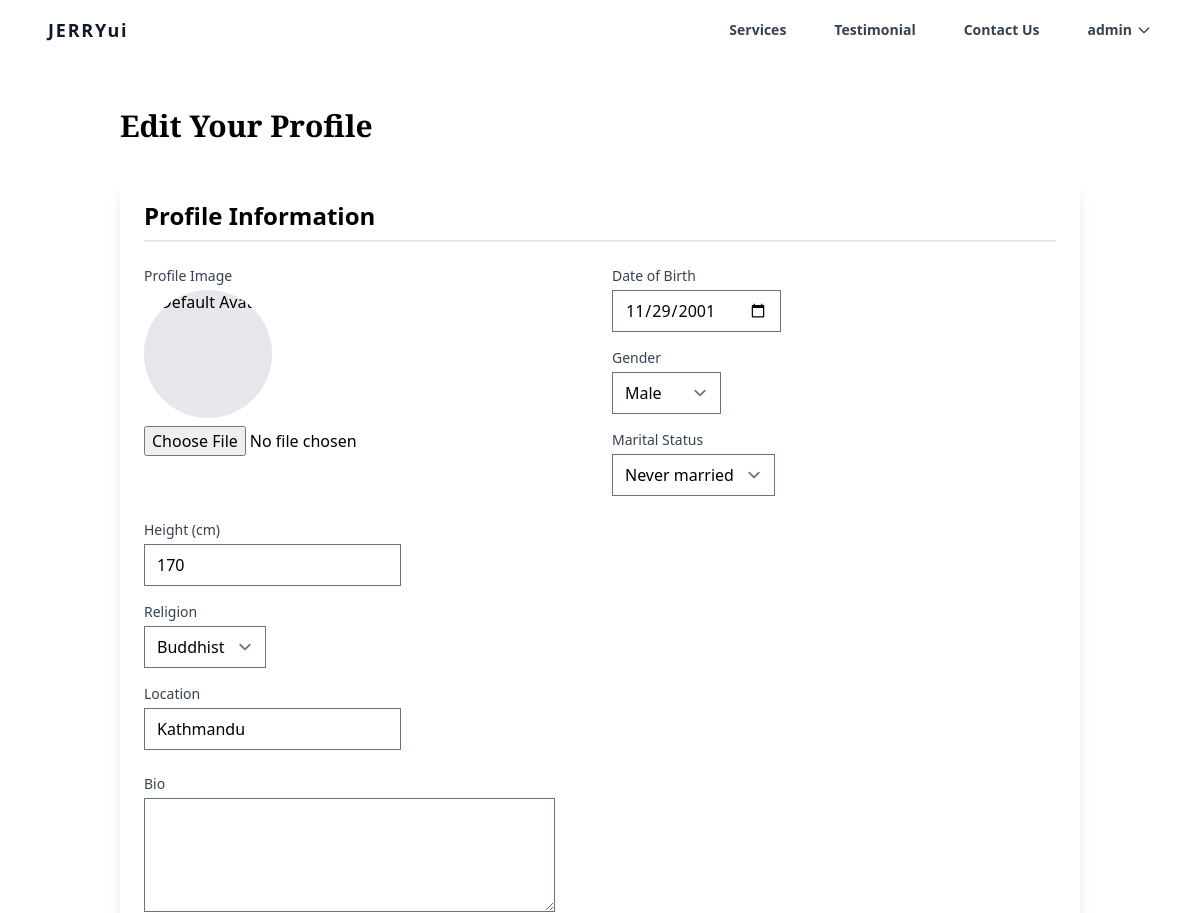
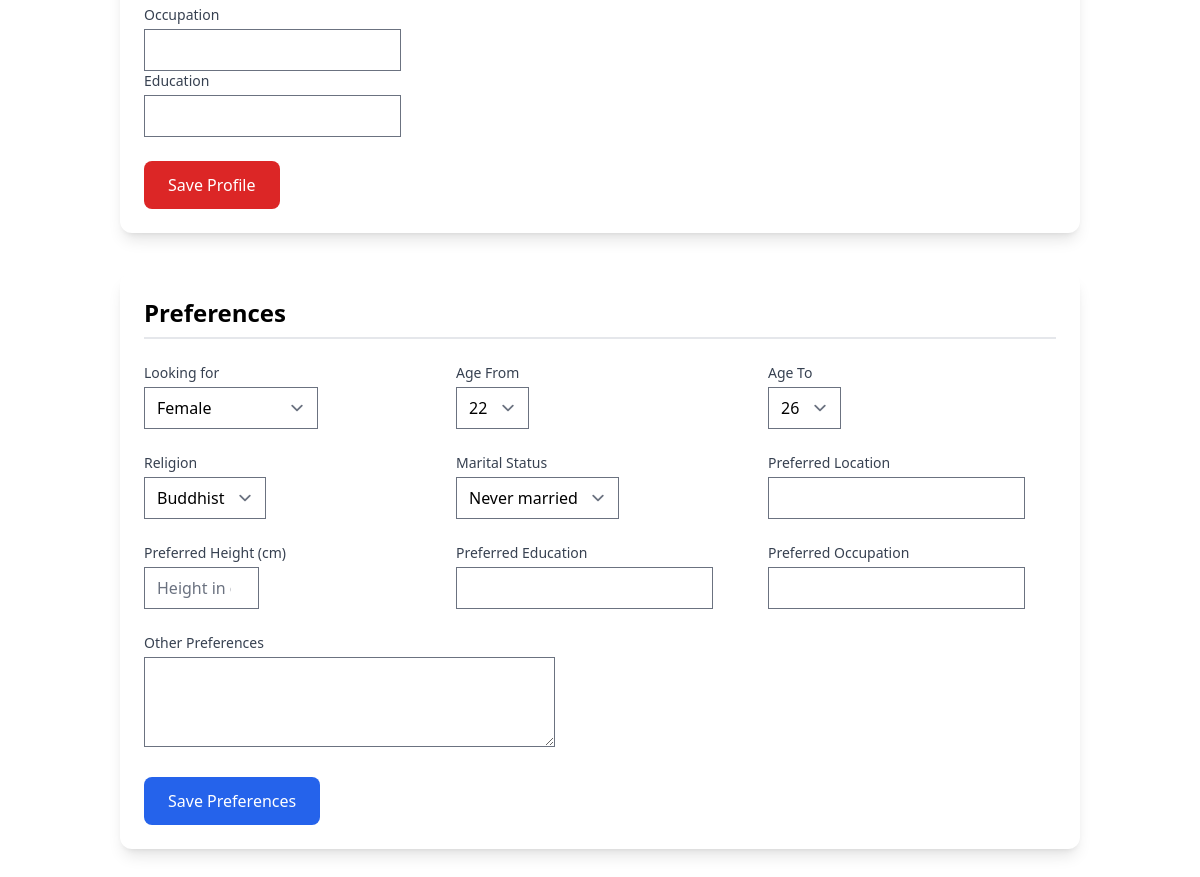
Page /editprofile/ (signed in) on the committed database (2 pictures, top to bottom).
### marital/models.py (models this page shows, shortened)
class UserProfile(models.Model):
    GENDER_CHOICES = [
        ('M', 'Male'),
        ('F', 'Female'),
        ('O', 'Other'),
    ]
    MARITAL_STATUS_CHOICE=[
        ('never_married', 'Never married'),
        ('divorced', 'Divorced'),
        ('widowed', 'Widowed'),
        ('separated', 'Separated'),
    ]
    RELIGION_CHOICE = [
        ('hindu', 'Hindu'),
        ('muslim', 'Muslim'),
        ('christian', 'Christian'),
        ('buddhist', 'Buddhist'),
        ('other', 'Other'),
    ]
    user = models.OneToOneField(User, on_delete=models.CASCADE, related_name='profile')
    profile_image = models.ImageField(upload_to='profile_pics/', null=True, blank=True)
    dob= models.DateField(null=True, blank=True)
    bio = models.TextField(blank=True)
    gender = models.CharField(max_length=1, choices=GENDER_CHOICES)
    marital_status = models.CharField(max_length=50, choices=MARITAL_STATUS_CHOICE)
    height = models.IntegerField(help_text="Height in centimeters", null=True, blank=True,validators=[MinValueValidator(100), MaxValueValidator(250)])
    religion = models.CharField(max_length=50, choices=RELIGION_CHOICE)
    location = models.CharField(max_length=100, blank=True)
    occupation = models.CharField(max_length=100, blank=True)
    education = models.CharField(max_length=100, blank= True)
    is_profile_complete = models.BooleanField(default=False)
    created_at = models.DateTimeField(auto_now_add=True)
    updated_at = models.DateTimeField(auto_now=True)

class Preference(models.Model):
    GENDER_CHOICES = UserProfile.GENDER_CHOICES
    MARITAL_STATUS_CHOICE = UserProfile.MARITAL_STATUS_CHOICE
    RELIGION_CHOICE = UserProfile.RELIGION_CHOICE
    user = models.OneToOneField(User, on_delete=models.CASCADE, related_name='preference')
    min_age = models.IntegerField(default=20, validators=[MinValueValidator(20)])
    max_age = models.IntegerField(default=50, validators=[MinValueValidator(20)])
    prefered_gender = models.CharField(max_length=1, choices=GENDER_CHOICES)
    prefered_marital_status = models.CharField(max_length=100, blank=True)
    prefered_religion = models.CharField(max_length=100, blank=True)
    prefered_location = models.CharField(max_length=100, blank=True)
    prefered_height = models.IntegerField(help_text="Height in centimeters", null=True, blank=True,validators=[MinValueValidator(100), MaxValueValidator(250)])
    prefered_education = models.CharField(max_length=100, blank=True)
    prefered_occupation = models.CharField(max_length=100, blank=True)
    other_preference = models.CharField(max_length=200, blank=True)
    created_at = models.DateTimeField(auto_now_add=True)
    updated_at = models.DateTimeField(auto_now=True)
    class Meta:
        verbose_name = "Preference"
        verbose_name_plural = "Preferences"

### marital/views.py (the view)
# urls.py: path('editprofile/', views.edit_profile, name='edit_profile'),
def edit_profile(request):
    try:
        profile, created = UserProfile.objects.get_or_create(user=request.user)
        preference, created = Preference.objects.get_or_create(user=request.user)
    except Exception as e:
        messages.error(request, f"Error retrieving profile or preferences: {str(e)}")
        return redirect('marital:edit_profile')
    if request.method == 'POST':
        if 'profile_submit' in request.POST:
            profile_form = UserProfileForm(request.POST, request.FILES, instance = profile)
            if profile_form.is_valid():
                profile = profile_form.save()
                profile.is_profile_complete = profile.is_complete()
                profile.save()
                messages.success(request,'Profile updated succesfully')
                return redirect('marital:edit_profile')
            else:
                messages.error(request, 'There was an error updating your profile')
        else:
            preference_form = PreferenceForm(request.POST, instance=preference)
            if preference_form.is_valid():
                preference_form.save()
                messages.success(request,'Preference updated succesfully')
                return redirect('marital:edit_profile')
            else:
                messages.error(request, 'There was an error updating your preference')
    else:
        profile_form = UserProfileForm(instance=profile)
        preference_form = PreferenceForm(instance=preference)
    return render(request, "marital/edit_profile.html", {
        'profile_form' : profile_form,
        'preference_form' : preference_form,
    })

### marital/forms.py
class UserProfileForm(forms.ModelForm):
    class Meta:
        model = UserProfile
        fields = ['profile_image', 'dob', 'bio', 'gender', 'marital_status', 'height', 'religion', 'location', 'occupation', 'education']
        widgets = {
            'dob' : forms.DateInput(attrs={'type':'date'}),
            'bio' : forms.Textarea(attrs={'rows':4}),
        }
    def __init__(self, *args, **kwargs):
        super().__init__(*args, **kwargs)
        if 'user' in self.fields:
            self.fields.pop('user')  # Remove user field since it’s set via the view
        for field in ['created_at', 'updated_at', 'is_profile_complete']:
            if field in self.fields:
                self.fields.pop(field)

### templates/marital/edit_profile.html (shortened to what this page needs)
{% extends 'layout.html' %}
{% load static %}
{% block content %}
<div class="max-w-5xl mx-auto px-4 py-12 sm:px-6 lg:px-8">
    <h1 class="text-3xl font-bold playful-display mb-8">Edit Your Profile</h1>
    <div class="bg-white shadow-lg rounded-xl p-6 mb-10">
        <h2 class="text-2xl font-semibold mb-6 border-b-2 border-gray-200 pb-2">Profile Information</h2>
        <form method="post" enctype="multipart/form-data" class="space-y-6">
            <div class="grid grid-cols-1 md:grid-cols-2 gap-6">
                <div class="col-span-1">
                    <label class="block text-sm font-medium text-gray-700 mb-1">Profile Image</label>
                    <div class="w-32 h-32 bg-gray-200 rounded-full overflow-hidden mb-2">
                        {% if profile_form.profile_image.value or request.user.profile.profile_image %}
                            <img src="{{ profile_form.profile_image.value.url|default:request.user.profile.profile_image.url }}" alt="Profile Image" class="w-full h-full object-cover">
                        {% else %}
                            <img src="{% static 'images/default-avatar.png' %}" alt="Default Avatar" class="w-full h-full object-cover">
                        {% endif %}
                    </div>
                    {{ profile_form.profile_image }}
                </div>
                <div class="col-span-1">
                    <div class="grid grid-cols-1 gap-4">
                        <div>
                            <label class="block text-sm font-medium text-gray-700 mb-1">Date of Birth</label>
                            {{ profile_form.dob }}
                        </div>
                        <div>
                            <label class="block text-sm font-medium text-gray-700 mb-1">Gender</label>
                            {{ profile_form.gender }}
                        </div>
                        <div>
                            <label class="block text-sm font-medium text-gray-700 mb-1">Marital Status</label>
                            {{ profile_form.marital_status }}
                        </div>
                    </div>
                </div>
                <div class="col-span-1">
                    <div class="grid grid-cols-1 gap-4">
                        <div>
                            <label class="block text-sm font-medium text-gray-700 mb-1">Height (cm)</label>
                            {{ profile_form.height }}
                        </div>
                        <div>
                            <label class="block text-sm font-medium text-gray-700 mb-1">Religion</label>
                            {{ profile_form.religion }}
                        </div>
                        <div>
                            <label class="block text-sm font-medium text-gray-700 mb-1">Location</label>
                            {{ profile_form.location }}
                        </div>
                    </div>
                </div>
                <div class="col-span-2">
                    <div>
                        <label class="block text-sm font-medium text-gray-700 mb-1">Bio</label>
                        {{ profile_form.bio }}
                    </div>
                    <div>
                        <label class="block text-sm font-medium text-gray-700 mb-1">Occupation</label>
                        {{ profile_form.occupation }}
                    </div>
                    <div>
                        <label class="block text-sm font-medium text-gray-700 mb-1">Education</label>
                        {{ profile_form.education }}
                    </div>
                </div>
            </div>
            <button type="submit" name="profile_submit" class="mt-6 px-6 py-3 bg-red-600 text-white rounded-lg hover:bg-red-700 focus:outline-none focus:ring-2 focus:ring-red-600 transition duration-200">
                Save Profile
            </button>
        </form>
    </div>
    <div class="bg-white shadow-lg rounded-xl p-6">
        <h2 class="text-2xl font-semibold mb-6 border-b-2 border-gray-200 pb-2">Preferences</h2>
        <form method="post" class="space-y-6">
            <div class="grid grid-cols-1 md:grid-cols-3 gap-6">
                <div>
                    <label class="block text-sm font-medium text-gray-700 mb-1">Looking for</label>
                    {{ preference_form.prefered_gender }}
                </div>
                <div>
                    <label class="block text-sm font-medium text-gray-700 mb-1">Age From</label>
                    {{ preference_form.min_age }}
                </div>
                <div>
                    <label class="block text-sm font-medium text-gray-700 mb-1">Age To</label>
                    {{ preference_form.max_age }}
                </div>
                <div>
                    <label class="block text-sm font-medium text-gray-700 mb-1">Religion</label>
                    {{ preference_form.prefered_religion }}
                </div>
                <div>
                    <label class="block text-sm font-medium text-gray-700 mb-1">Marital Status</label>
                    {{ preference_form.prefered_marital_status }}
                </div>
                <div>
                    <label class="block text-sm font-medium text-gray-700 mb-1">Preferred Location</label>
                    {{ preference_form.prefered_location }}
                </div>
                <div>
                    <label class="block text-sm font-medium text-gray-700 mb-1">Preferred Height (cm)</label>
                    {{ preference_form.prefered_height }}
                </div>
                <div>
                    <label class="block text-sm font-medium text-gray-700 mb-1">Preferred Education</label>
                    {{ preference_form.prefered_education }}
                </div>
                <div>
                    <label class="block text-sm font-medium text-gray-700 mb-1">Preferred Occupation</label>
                    {{ preference_form.prefered_occupation }}
                </div>
                <div class="col-span-3">
                    <label class="block text-sm font-medium text-gray-700 mb-1">Other Preferences</label>
                    {{ preference_form.other_preference }}
                </div>
            </div>
            <button type="submit" name="preference_submit" class="mt-6 px-6 py-3 bg-blue-600 text-white rounded-lg hover:bg-blue-700 focus:outline-none focus:ring-2 focus:ring-blue-600 transition duration-200">
                Save Preferences
            </button>
        </form>
    </div>
</div>
{% endblock %}

### templates/navbar.html (shortened to what this page needs)
<div class="bg-gray-100 dark-mode:bg-gray-900">
  <div class="w-full text-gray-700 bg-white dark-mode:text-gray-200 dark-mode:bg-gray-800">
    <div x-data="{ open: true }"
      class="flex flex-col max-w-screen-xl px-4 mx-auto md:items-center md:justify-between md:flex-row md:px-6 lg:px-8">
      <div class="flex flex-row items-center justify-between p-4">
        <a href="{% url 'marital:home' %}"
          class="text-lg font-semibold tracking-widest text-gray-900  rounded-lg dark-mode:text-white focus:outline-none focus:shadow-outline">JERRYui</a>
      </div>
      <nav :class="{'flex': open, 'hidden': !open}"
        class="flex-col flex-grow hidden pb-4 md:pb-0 md:flex md:justify-end md:flex-row" style="position: relative;">
        <a class="basered px-4 py-2 mt-2 text-sm font-semibold bg-transparent rounded-lg dark-mode:bg-transparent dark-mode:hover:bg-gray-600 dark-mode:focus:bg-gray-600 dark-mode:focus:text-white dark-mode:hover:text-white dark-mode:text-gray-200 md:mt-0 md:ml-4 hover:text-gray-900 focus:text-gray-900 hover:bg-gray-200 focus:bg-gray-200 focus:outline-none focus:shadow-outline"
          href="#">Services</a>
        <a class="basered px-4 py-2 mt-2 text-sm font-semibold bg-transparent rounded-lg dark-mode:bg-transparent dark-mode:hover:bg-gray-600 dark-mode:focus:bg-gray-600 dark-mode:focus:text-white dark-mode:hover:text-white dark-mode:text-gray-200 md:mt-0 md:ml-4 hover:text-gray-900 focus:text-gray-900 hover:bg-gray-200 focus:bg-gray-200 focus:outline-none focus:shadow-outline"
          href="#">Testimonial</a>
        <a class="basered px-4 py-2 mt-2 text-sm font-semibold bg-transparent rounded-lg dark-mode:bg-transparent dark-mode:hover:bg-gray-600 dark-mode:focus:bg-gray-600 dark-mode:focus:text-white dark-mode:hover:text-white dark-mode:text-gray-200 md:mt-0 md:ml-4 hover:text-gray-900 focus:text-gray-900 hover:bg-gray-200 focus:bg-gray-200 focus:outline-none focus:shadow-outline"
          href="#">Contact Us</a>
        {% if request.user.is_authenticated %}
        <div class="relative md:mt-0 md:ml-4">
          <button data-dropdown-toggle="userDropdown"
            class="basered flex items-center px-4 py-2 text-sm font-semibold bg-transparent rounded-lg dark-mode:bg-transparent dark-mode:text-gray-200 hover:text-gray-900 focus:text-gray-900 hover:bg-gray-200 focus:bg-gray-200 focus:outline-none focus:shadow-outline">
            <span>{{ user.username }}</span>
            <svg class="w-4 h-4 ml-1" fill="none" stroke="currentColor" viewBox="0 0 24 24"
              xmlns="http://www.w3.org/2000/svg">
              <path stroke-linecap="round" stroke-linejoin="round" stroke-width="2" d="M19 9l-7 7-7-7"></path>
            </svg>
          </button>
        </div>
        {% endif %}
      </nav>
    </div>
  </div>
</div>

### templates/layout.html (style rules this page uses)
.playful-display { font-family: 'Playfair Display', serif; }

### templates/navbar.html (style rules this page uses)
.basered { transition: color 0.2s; }

### rows in the picture
UserProfile: dob "11/29/2001", gender "Male", marital_status "Never married", height "170", religion "Buddhist", location "Kathmandu"
Preference: prefered_gender "Female", min_age "22", max_age "26", prefered_religion "Buddhist", prefered_marital_status "Never married"

### other values in the picture
{{ user.username }} "admin"
